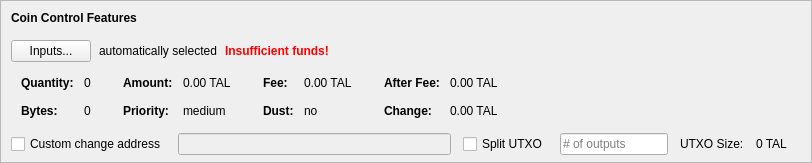
    <widget class="QFrame" name="frameCoinControl">
     <property name="sizePolicy">
      <sizepolicy hsizetype="Expanding" vsizetype="Expanding">
       <horstretch>0</horstretch>
       <verstretch>0</verstretch>
      </sizepolicy>
     </property>
     <property name="maximumSize">
      <size>
       <width>16777215</width>
       <height>16777215</height>
      </size>
     </property>
     <property name="frameShape">
      <enum>QFrame::StyledPanel</enum>
     </property>
     <property name="frameShadow">
      <enum>QFrame::Sunken</enum>
     </property>
     <layout class="QVBoxLayout" name="verticalLayoutCoinControl2">
      <property name="spacing">
       <number>0</number>
      </property>
      <property name="leftMargin">
       <number>0</number>
      </property>
      <property name="topMargin">
       <number>0</number>
      </property>
      <property name="rightMargin">
       <number>0</number>
      </property>
      <property name="bottomMargin">
       <number>6</number>
      </property>
      <item>
       <layout class="QVBoxLayout" name="verticalLayoutCoinControl" stretch="0,0,0,0,1">
        <property name="spacing">
         <number>0</number>
        </property>
        <property name="leftMargin">
         <number>10</number>
        </property>
        <property name="topMargin">
         <number>10</number>
        </property>
        <item>
         <layout class="QHBoxLayout" name="horizontalLayoutCoinControl1">
          <property name="bottomMargin">
           <number>15</number>
          </property>
          <item>
           <widget class="QLabel" name="labelCoinControlFeatures">
            <property name="sizePolicy">
             <sizepolicy hsizetype="Preferred" vsizetype="Maximum">
              <horstretch>0</horstretch>
              <verstretch>0</verstretch>
             </sizepolicy>
            </property>
            <property name="font">
             <font>
              <weight>75</weight>
              <bold>true</bold>
             </font>
            </property>
            <property name="styleSheet">
             <string notr="true">font-weight:bold;</string>
            </property>
            <property name="text">
             <string>Coin Control Features</string>
            </property>
           </widget>
          </item>
         </layout>
        </item>
        <item>
         <layout class="QHBoxLayout" name="horizontalLayoutCoinControl2" stretch="0,0,0,0">
          <property name="spacing">
           <number>8</number>
          </property>
          <property name="bottomMargin">
           <number>10</number>
          </property>
          <item>
           <widget class="QPushButton" name="pushButtonCoinControl">
            <property name="styleSheet">
             <string notr="true"/>
            </property>
            <property name="text">
             <string>Inputs...</string>
            </property>
            <property name="autoDefault">
             <bool>false</bool>
            </property>
           </widget>
          </item>
          <item>
           <widget class="QLabel" name="labelCoinControlAutomaticallySelected">
            <property name="text">
             <string>automatically selected</string>
            </property>
            <property name="margin">
             <number>5</number>
            </property>
           </widget>
          </item>
          <item>
           <widget class="QLabel" name="labelCoinControlInsuffFunds">
            <property name="font">
             <font>
              <weight>75</weight>
              <bold>true</bold>
             </font>
            </property>
            <property name="styleSheet">
             <string notr="true">color:red;font-weight:bold;</string>
            </property>
            <property name="text">
             <string>Insufficient funds!</string>
            </property>
            <property name="margin">
             <number>5</number>
            </property>
           </widget>
          </item>
          <item>
           <spacer name="horizontalSpacerCoinControl">
            <property name="orientation">
             <enum>Qt::Horizontal</enum>
            </property>
            <property name="sizeHint" stdset="0">
             <size>
              <width>40</width>
              <height>1</height>
             </size>
            </property>
           </spacer>
          </item>
         </layout>
        </item>
        <item>
         <widget class="QWidget" name="widgetCoinControl" native="true">
          <property name="sizePolicy">
           <sizepolicy hsizetype="Preferred" vsizetype="Preferred">
            <horstretch>0</horstretch>
            <verstretch>0</verstretch>
           </sizepolicy>
          </property>
          <property name="minimumSize">
           <size>
            <width>0</width>
            <height>0</height>
           </size>
          </property>
          <property name="styleSheet">
           <string notr="true"/>
          </property>
          <layout class="QHBoxLayout" name="horizontalLayoutCoinControl5">
           <property name="leftMargin">
            <number>0</number>
           </property>
           <property name="topMargin">
            <number>0</number>
           </property>
           <property name="rightMargin">
            <number>0</number>
           </property>
           <property name="bottomMargin">
            <number>0</number>
           </property>
           <item>
            <layout class="QHBoxLayout" name="horizontalLayoutCoinControl3" stretch="0,0,0,1">
             <property name="spacing">
              <number>20</number>
             </property>
             <property name="topMargin">
              <number>0</number>
             </property>
             <property name="bottomMargin">
              <number>10</number>
             </property>
             <item>
              <layout class="QFormLayout" name="formLayoutCoinControl1">
               <property name="horizontalSpacing">
                <number>10</number>
               </property>
               <property name="verticalSpacing">
                <number>14</number>
               </property>
               <property name="leftMargin">
                <number>10</number>
               </property>
               <property name="topMargin">
                <number>4</number>
               </property>
               <property name="rightMargin">
                <number>6</number>
               </property>
               <item row="0" column="0">
                <widget class="QLabel" name="labelCoinControlQuantityText">
                 <property name="font">
                  <font>
                   <weight>75</weight>
                   <bold>true</bold>
                  </font>
                 </property>
                 <property name="text">
                  <string>Quantity:</string>
                 </property>
                 <property name="margin">
                  <number>0</number>
                 </property>
                </widget>
               </item>
               <item row="0" column="1">
                <widget class="QLabel" name="labelCoinControlQuantity">
                 <property name="cursor">
                  <cursorShape>IBeamCursor</cursorShape>
                 </property>
                 <property name="contextMenuPolicy">
                  <enum>Qt::ActionsContextMenu</enum>
                 </property>
                 <property name="text">
                  <string notr="true">0</string>
                 </property>
                 <property name="margin">
                  <number>0</number>
                 </property>
                 <property name="textInteractionFlags">
                  <set>Qt::LinksAccessibleByMouse|Qt::TextSelectableByKeyboard|Qt::TextSelectableByMouse</set>
                 </property>
                </widget>
               </item>
               <item row="1" column="0">
                <widget class="QLabel" name="labelCoinControlBytesText">
                 <property name="font">
                  <font>
                   <weight>75</weight>
                   <bold>true</bold>
                  </font>
                 </property>
                 <property name="text">
                  <string>Bytes:</string>
                 </property>
                </widget>
               </item>
               <item row="1" column="1">
                <widget class="QLabel" name="labelCoinControlBytes">
                 <property name="cursor">
                  <cursorShape>IBeamCursor</cursorShape>
                 </property>
                 <property name="contextMenuPolicy">
                  <enum>Qt::ActionsContextMenu</enum>
                 </property>
                 <property name="text">
                  <string notr="true">0</string>
                 </property>
                 <property name="textInteractionFlags">
                  <set>Qt::LinksAccessibleByMouse|Qt::TextSelectableByKeyboard|Qt::TextSelectableByMouse</set>
                 </property>
                </widget>
               </item>
              </layout>
             </item>
             <item>
              <layout class="QFormLayout" name="formLayoutCoinControl2">
               <property name="horizontalSpacing">
                <number>10</number>
               </property>
               <property name="verticalSpacing">
                <number>14</number>
               </property>
               <property name="leftMargin">
                <number>6</number>
               </property>
               <property name="topMargin">
                <number>4</number>
               </property>
               <property name="rightMargin">
                <number>6</number>
               </property>
               <item row="0" column="0">
                <widget class="QLabel" name="labelCoinControlAmountText">
                 <property name="font">
                  <font>
                   <weight>75</weight>
                   <bold>true</bold>
                  </font>
                 </property>
                 <property name="text">
                  <string>Amount:</string>
                 </property>
                 <property name="margin">
                  <number>0</number>
                 </property>
                </widget>
               </item>
               <item row="0" column="1">
                <widget class="QLabel" name="labelCoinControlAmount">
                 <property name="cursor">
                  <cursorShape>IBeamCursor</cursorShape>
                 </property>
                 <property name="contextMenuPolicy">
                  <enum>Qt::ActionsContextMenu</enum>
                 </property>
                 <property name="text">
                  <string notr="true">0.00 TAL</string>
                 </property>
                 <property name="textInteractionFlags">
                  <set>Qt::LinksAccessibleByMouse|Qt::TextSelectableByKeyboard|Qt::TextSelectableByMouse</set>
                 </property>
                </widget>
               </item>
               <item row="1" column="0">
                <widget class="QLabel" name="labelCoinControlPriorityText">
                 <property name="font">
                  <font>
                   <weight>75</weight>
                   <bold>true</bold>
                  </font>
                 </property>
                 <property name="text">
                  <string>Priority:</string>
                 </property>
                </widget>
               </item>
               <item row="1" column="1">
                <widget class="QLabel" name="labelCoinControlPriority">
                 <property name="cursor">
                  <cursorShape>IBeamCursor</cursorShape>
                 </property>
                 <property name="contextMenuPolicy">
                  <enum>Qt::ActionsContextMenu</enum>
                 </property>
                 <property name="text">
                  <string>medium</string>
                 </property>
                 <property name="textInteractionFlags">
                  <set>Qt::LinksAccessibleByMouse|Qt::TextSelectableByKeyboard|Qt::TextSelectableByMouse</set>
                 </property>
                </widget>
               </item>
              </layout>
             </item>
             <item>
              <layout class="QFormLayout" name="formLayoutCoinControl3">
               <property name="horizontalSpacing">
                <number>10</number>
               </property>
               <property name="verticalSpacing">
                <number>14</number>
               </property>
               <property name="leftMargin">
                <number>6</number>
               </property>
               <property name="topMargin">
                <number>4</number>
               </property>
               <property name="rightMargin">
                <number>6</number>
               </property>
               <item row="0" column="0">
                <widget class="QLabel" name="labelCoinControlFeeText">
                 <property name="font">
                  <font>
                   <weight>75</weight>
                   <bold>true</bold>
                  </font>
                 </property>
                 <property name="text">
                  <string>Fee:</string>
                 </property>
                 <property name="margin">
                  <number>0</number>
                 </property>
                </widget>
               </item>
               <item row="0" column="1">
                <widget class="QLabel" name="labelCoinControlFee">
                 <property name="cursor">
                  <cursorShape>IBeamCursor</cursorShape>
                 </property>
                 <property name="contextMenuPolicy">
                  <enum>Qt::ActionsContextMenu</enum>
                 </property>
                 <property name="text">
                  <string notr="true">0.00 TAL</string>
                 </property>
                 <property name="textInteractionFlags">
                  <set>Qt::LinksAccessibleByMouse|Qt::TextSelectableByKeyboard|Qt::TextSelectableByMouse</set>
                 </property>
                </widget>
               </item>
               <item row="1" column="0">
                <widget class="QLabel" name="labelCoinControlLowOutputText">
                 <property name="font">
                  <font>
                   <weight>75</weight>
                   <bold>true</bold>
                  </font>
                 </property>
                 <property name="text">
                  <string>Dust:</string>
                 </property>
                </widget>
               </item>
               <item row="1" column="1">
                <widget class="QLabel" name="labelCoinControlLowOutput">
                 <property name="cursor">
                  <cursorShape>IBeamCursor</cursorShape>
                 </property>
                 <property name="contextMenuPolicy">
                  <enum>Qt::ActionsContextMenu</enum>
                 </property>
                 <property name="text">
                  <string>no</string>
                 </property>
                 <property name="textInteractionFlags">
                  <set>Qt::LinksAccessibleByMouse|Qt::TextSelectableByKeyboard|Qt::TextSelectableByMouse</set>
                 </property>
                </widget>
               </item>
              </layout>
             </item>
             <item>
              <layout class="QFormLayout" name="formLayoutCoinControl4">
               <property name="horizontalSpacing">
                <number>10</number>
               </property>
               <property name="verticalSpacing">
                <number>14</number>
               </property>
               <property name="leftMargin">
                <number>6</number>
               </property>
               <property name="topMargin">
                <number>4</number>
               </property>
               <property name="rightMargin">
                <number>6</number>
               </property>
               <item row="0" column="0">
                <widget class="QLabel" name="labelCoinControlAfterFeeText">
                 <property name="font">
                  <font>
                   <weight>75</weight>
                   <bold>true</bold>
                  </font>
                 </property>
                 <property name="text">
                  <string>After Fee:</string>
                 </property>
                 <property name="margin">
                  <number>0</number>
                 </property>
                </widget>
               </item>
               <item row="0" column="1">
                <widget class="QLabel" name="labelCoinControlAfterFee">
                 <property name="cursor">
                  <cursorShape>IBeamCursor</cursorShape>
                 </property>
                 <property name="contextMenuPolicy">
                  <enum>Qt::ActionsContextMenu</enum>
                 </property>
                 <property name="text">
                  <string notr="true">0.00 TAL</string>
                 </property>
                 <property name="textInteractionFlags">
                  <set>Qt::LinksAccessibleByMouse|Qt::TextSelectableByKeyboard|Qt::TextSelectableByMouse</set>
                 </property>
                </widget>
               </item>
               <item row="1" column="0">
                <widget class="QLabel" name="labelCoinControlChangeText">
                 <property name="font">
                  <font>
                   <weight>75</weight>
                   <bold>true</bold>
                  </font>
                 </property>
                 <property name="text">
                  <string>Change:</string>
                 </property>
                </widget>
               </item>
               <item row="1" column="1">
                <widget class="QLabel" name="labelCoinControlChange">
                 <property name="cursor">
                  <cursorShape>IBeamCursor</cursorShape>
                 </property>
                 <property name="contextMenuPolicy">
                  <enum>Qt::ActionsContextMenu</enum>
                 </property>
                 <property name="text">
                  <string notr="true">0.00 TAL</string>
                 </property>
                 <property name="textInteractionFlags">
                  <set>Qt::LinksAccessibleByMouse|Qt::TextSelectableByKeyboard|Qt::TextSelectableByMouse</set>
                 </property>
                </widget>
               </item>
              </layout>
             </item>
            </layout>
           </item>
          </layout>
         </widget>
        </item>
        <item>
         <layout class="QHBoxLayout" name="horizontalLayoutCoinControl4" stretch="0,0,0,0,0,0,0">
          <property name="spacing">
           <number>12</number>
          </property>
          <property name="sizeConstraint">
           <enum>QLayout::SetDefaultConstraint</enum>
          </property>
          <property name="topMargin">
           <number>5</number>
          </property>
          <property name="rightMargin">
           <number>5</number>
          </property>
          <item>
           <widget class="QCheckBox" name="checkBoxCoinControlChange">
            <property name="toolTip">
             <string>If this is activated, but the change address is empty or invalid, change will be sent to a newly generated address.</string>
            </property>
            <property name="text">
             <string>Custom change address</string>
            </property>
           </widget>
          </item>
          <item>
           <widget class="QValidatedLineEdit" name="lineEditCoinControlChange">
            <property name="enabled">
             <bool>false</bool>
            </property>
            <property name="sizePolicy">
             <sizepolicy hsizetype="Expanding" vsizetype="Fixed">
              <horstretch>0</horstretch>
              <verstretch>0</verstretch>
             </sizepolicy>
            </property>
           </widget>
          </item>
          <item>
           <widget class="QCheckBox" name="splitBlockCheckBox">
            <property name="text">
             <string>Split UTXO</string>
            </property>
           </widget>
          </item>
          <item>
           <widget class="QLineEdit" name="splitBlockLineEdit">
            <property name="sizePolicy">
             <sizepolicy hsizetype="Fixed" vsizetype="Fixed">
              <horstretch>50</horstretch>
              <verstretch>0</verstretch>
             </sizepolicy>
            </property>
            <property name="placeholderText">
             <string># of outputs</string>
            </property>
           </widget>
          </item>
          <item>
           <widget class="QLabel" name="labelBlockSizeText">
            <property name="text">
             <string>UTXO Size:</string>
            </property>
           </widget>
          </item>
          <item>
           <widget class="QLabel" name="labelBlockSize">
            <property name="text">
             <string>0 TAL</string>
            </property>
           </widget>
          </item>
          <item>
           <widget class="QLabel" name="labelCoinControlChangeLabel">
            <property name="sizePolicy">
             <sizepolicy hsizetype="Preferred" vsizetype="Expanding">
              <horstretch>0</horstretch>
              <verstretch>0</verstretch>
             </sizepolicy>
            </property>
            <property name="minimumSize">
             <size>
              <width>0</width>
              <height>0</height>
             </size>
            </property>
            <property name="text">
             <string/>
            </property>
            <property name="margin">
             <number>3</number>
            </property>
           </widget>
          </item>
         </layout>
        </item>
        <item>
         <spacer name="verticalSpacerCoinControl">
          <property name="orientation">
           <enum>Qt::Vertical</enum>
          </property>
          <property name="sizeHint" stdset="0">
           <size>
            <width>800</width>
            <height>1</height>
           </size>
          </property>
         </spacer>
        </item>
       </layout>
      </item>
     </layout>
    </widget>
